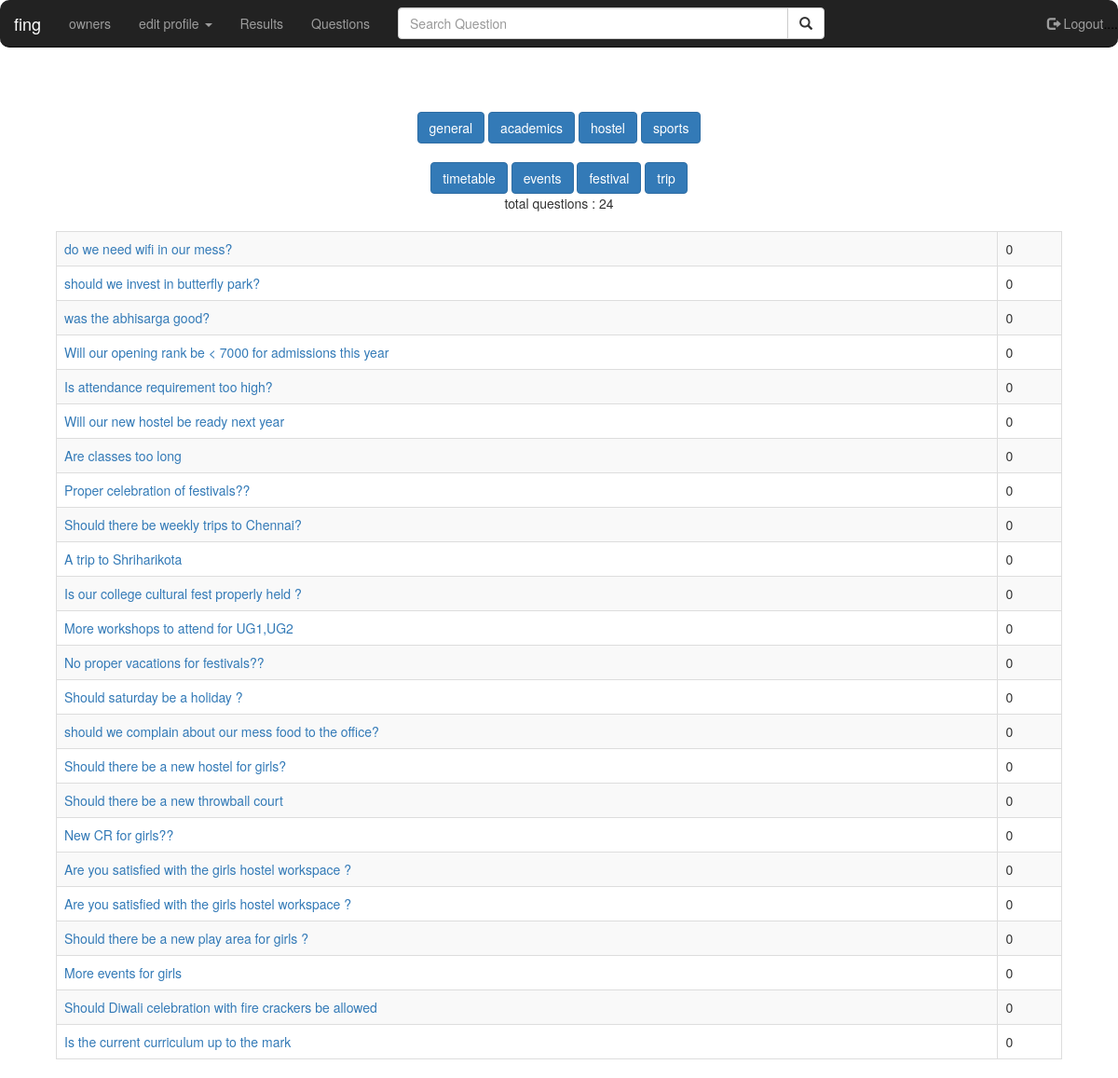
/results/ (signed in), run on the app's committed database.
### mysite/models.py (models this page shows, shortened)
class QuestionTable(models.Model):
    question_text = models.CharField(max_length=100, blank=False)
    question_text_undrscr= models.CharField(max_length=100, blank=False)
    gender = models.CharField(max_length=1, choices=(('M','Male'),('F','Female'),('A','All')), blank=False, default='A')
    category = models.CharField(max_length=20, choices=(('ACADEMICS', 'ACADEMICS'), ('HOSTEL', 'HOSTEL'),('SPORTS','SPORTS'),('TIMETABLE','TIMETABLE'),('EVENTS','EVENTS'),('FESTIVAL','FESTIVAL'),('TRIP','TRIP'),('GENERAL','GENERAL')), default='GENERAL')
    yes_vote = models.PositiveIntegerField(default=0)
    no_vote =  models.PositiveIntegerField(default=0)
    dontcare_vote = models.PositiveIntegerField(default=0)
    confused_vote = models.PositiveIntegerField(default=0)
    dead_line = models.DateField()

### mysite/views.py (the view)
# urls.py: url(r'^results/$', results, name='results',),
def results(request):
    if not request.user.is_authenticated():
        return redirect('/')
    g= UserProfileModel.objects.get(user=request.user).gender
    if g =="A":
       all_questions = QuestionTable.objects.filter(gender='A', dead_line__lt=timezone.now())
    else:
        all_questions = QuestionTable.objects.filter(gender='A', dead_line__lt=timezone.now())
        all_questions2= QuestionTable.objects.filter(gender=g, dead_line__lt=timezone.now())
    c = all_questions.count() + all_questions2.count()
    return render(request, 'mysite/questions2.html', {'c':c,'all_questions':all_questions, 'all_questions2':all_questions2,})

### mysite/templates/mysite/questions2.html (shortened to what this page needs)
<!DOCTYPE html>
<head>
{% load staticfiles %}
  <link rel="stylesheet" href="https://maxcdn.bootstrapcdn.com/bootstrap/3.3.7/css/bootstrap.min.css">
<link rel="stylesheet" type="text/css" href="{% static 'mysite' %}">
</head>
<body background="color:rgb(0,0,0)">
<nav class="navbar navbar-inverse navbar-fixed-top">
    <div class="contaner-fluid">
        <div class="navbar-header">
            <a class="navbar-brand active" href="{% url 'home' %}">fing</a>
        </div>
        <div class="collapse navbar-collapse" id="topNavBar">
            <ul class="nav navbar-nav">
                <li><a href="{% url 'owners' %}">owners</a></li>
                <li class="dropdown">
                  <a class="dropdown-toggle" data-toggle="dropdown" href="#">edit profile <span class="caret"></span></a>
                </li>
                <li><a href="{% url 'results' %}">Results</a></li>
                <li><a href="{% url 'questions' %}">Questions</a></li>
            </ul>
            <form class="navbar-form navbar-left">
                <div class="input-group">
                    <input type="text" id = "filt" class="form-control" placeholder="Search Question" size="50" onkeyup="search()">
                    <div class="input-group-btn">
                      <button class="btn btn-default" type="submit">
                        <i class="glyphicon glyphicon-search"></i>
                      </button>
                    </div>
                </div>
            </form>
            <ul class="nav navbar-nav navbar-right">
                <li><a href="{% url 'logout' %}"><span class="glyphicon glyphicon-log-out"></span> Logout<span style="color:black">....</span></a></li>
            </ul>
        </div>
    </div>
</nav>
<center>
    <br><br><br><br>
    <br><br>
    <div class="btn-group">
        <a href="{% url 'general2' %}"><button type="button" class="btn btn-primary">general</button></a>
        <a href="{% url 'academics2' %}"><button type="button" class="btn btn-primary">academics</button></a>
        <a href="{% url 'hostel2' %}"><button type="button" class="btn btn-primary">hostel</button></a>
            <a href="{% url 'sports2' %}"><button type="button" class="btn btn-primary">sports</button></a><br><br>
            <a href="{% url 'timetable2' %}"><button type="button" class="btn btn-primary">timetable</button></a>
        <a href="{% url 'events2' %}"><button type="button" class="btn btn-primary">events</button></a>
        <a href="{% url 'festival2' %}"><button type="button" class="btn btn-primary">festival</button></a>
            <a href="{% url 'trip2' %}"><button type="button" class="btn btn-primary">trip</button></a>
    </div>
    <div class="table-responsive">
        total questions : {{ c }}
        <table style="width:90%;padding:10px;" class="table table-striped table-bordered table-hover" id="ta">
           <h3> {% for q in all_questions %}
                <tr>
                <td><a href="/questions/{{q.id}}/">{{ q.question_text }}</a></td>
                    <td>0</td>
                </tr>
            {% endfor %}
        {% for q1 in all_questions2 %}
                <tr>
                <td><a href="/questions/{{q1.id}}/">{{ q1.question_text }}</a></td>
                    <td>0</td>
                </tr>
            {% endfor %}
           </h3>
    </table>
    </div>
    </center>
</body>
</html>

### mysite/templates/mysite/questions2.html (style rules this page uses)
table, td, tr, th { border:1px solid black; border-collapse:collapse; padding:10px }
.navbar, navbar-inverse { border-radius:10px; }
#ta { border-radius:10px; }

### data on the page
QuestionTable: question_text "do we need wifi in our mess?"
QuestionTable: question_text "should we invest in butterfly park?"
QuestionTable: question_text "was the abhisarga good?"
QuestionTable: question_text "Will our opening rank be < 7000 for admissions this year"
QuestionTable: question_text "Is attendance requirement too high?"
QuestionTable: question_text "Will our new hostel be ready next year"
QuestionTable: question_text "Are classes too long"
QuestionTable: question_text "Proper celebration of festivals??"
QuestionTable: question_text "Should there be weekly trips to Chennai?"
QuestionTable: question_text "A trip to Shriharikota"
QuestionTable: question_text "Is our college cultural fest properly held ?"
QuestionTable: question_text "More workshops to attend for UG1,UG2"
QuestionTable: question_text "No proper vacations for festivals??"
QuestionTable: question_text "Should saturday be a holiday ?"
QuestionTable: question_text "should we complain about our mess food to the office?"
QuestionTable: question_text "Should there be a new hostel for girls?"
QuestionTable: question_text "Should there be a new throwball court"
QuestionTable: question_text "New CR for girls??"
QuestionTable: question_text "Are you satisfied with the girls hostel workspace ?"
QuestionTable: question_text "Are you satisfied with the girls hostel workspace ?"
QuestionTable: question_text "Should there be a new play area for girls ?"
QuestionTable: question_text "More events for girls"
QuestionTable: question_text "Should Diwali celebration with fire crackers be allowed"
QuestionTable: question_text "Is the current curriculum up to the mark"

### other printed values
{{ c }} "24"
